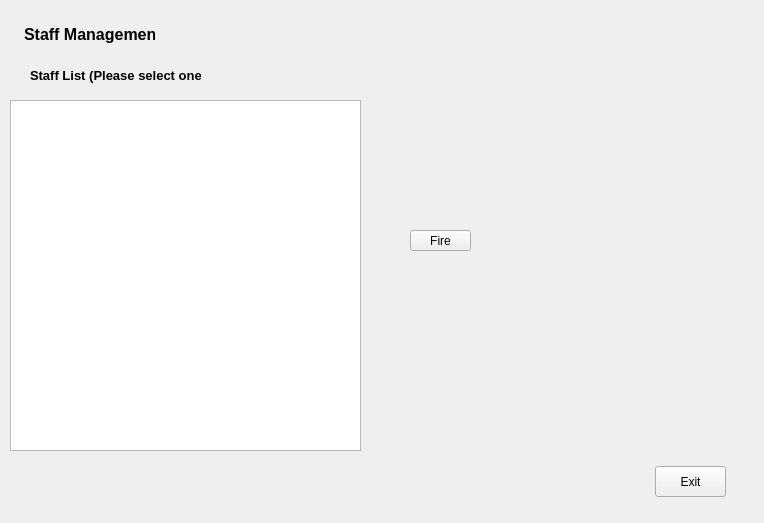
<?xml version="1.0" encoding="UTF-8"?>
<ui version="4.0">
 <class>Form</class>
 <widget class="QWidget" name="Form">
  <property name="geometry">
   <rect>
    <x>0</x>
    <y>0</y>
    <width>764</width>
    <height>523</height>
   </rect>
  </property>
  <property name="windowTitle">
   <string>Form</string>
  </property>
  <widget class="QLabel" name="label">
   <property name="geometry">
    <rect>
     <x>24</x>
     <y>19</y>
     <width>131</width>
     <height>31</height>
    </rect>
   </property>
   <property name="text">
    <string>&lt;html&gt;&lt;head/&gt;&lt;body&gt;&lt;p&gt;&lt;span style=&quot; font-size:12pt; font-weight:600;&quot;&gt;Staff Management&lt;/span&gt;&lt;/p&gt;&lt;/body&gt;&lt;/html&gt;</string>
   </property>
  </widget>
  <widget class="QListWidget" name="listWidget">
   <property name="geometry">
    <rect>
     <x>10</x>
     <y>100</y>
     <width>351</width>
     <height>351</height>
    </rect>
   </property>
  </widget>
  <widget class="QLabel" name="label_2">
   <property name="geometry">
    <rect>
     <x>30</x>
     <y>60</y>
     <width>171</width>
     <height>31</height>
    </rect>
   </property>
   <property name="text">
    <string>&lt;html&gt;&lt;head/&gt;&lt;body&gt;&lt;p&gt;&lt;span style=&quot; font-size:10pt; font-weight:600;&quot;&gt;Staff List (Please select one):&lt;/span&gt;&lt;/p&gt;&lt;/body&gt;&lt;/html&gt;</string>
   </property>
  </widget>
  <widget class="QPushButton" name="FireButton">
   <property name="geometry">
    <rect>
     <x>410</x>
     <y>230</y>
     <width>61</width>
     <height>21</height>
    </rect>
   </property>
   <property name="text">
    <string>Fire</string>
   </property>
  </widget>
  <widget class="QPushButton" name="exitbutton">
   <property name="geometry">
    <rect>
     <x>655</x>
     <y>466</y>
     <width>71</width>
     <height>31</height>
    </rect>
   </property>
   <property name="text">
    <string>Exit</string>
   </property>
  </widget>
  <widget class="QLabel" name="label_3">
   <property name="geometry">
    <rect>
     <x>520</x>
     <y>180</y>
     <width>171</width>
     <height>131</height>
    </rect>
   </property>
   <property name="text">
    <string/>
   </property>
  </widget>
 </widget>
 <resources/>
 <connections/>
</ui>
